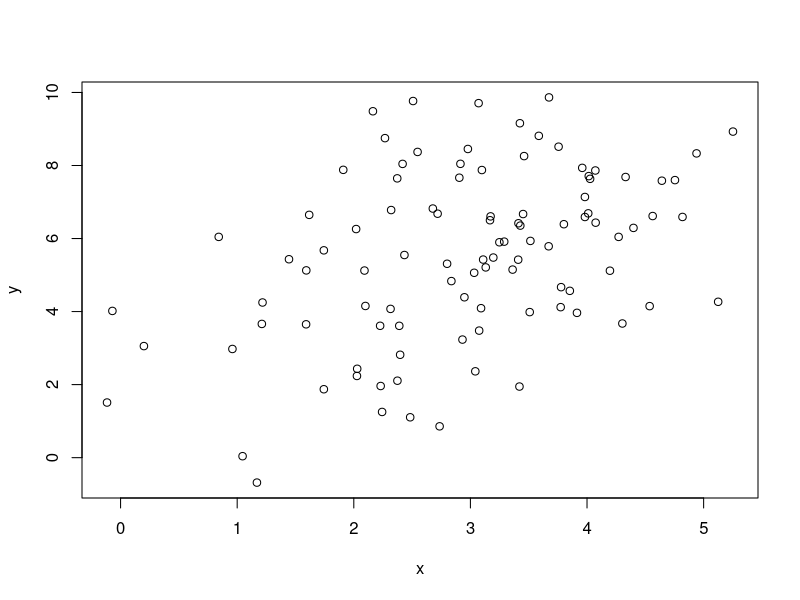
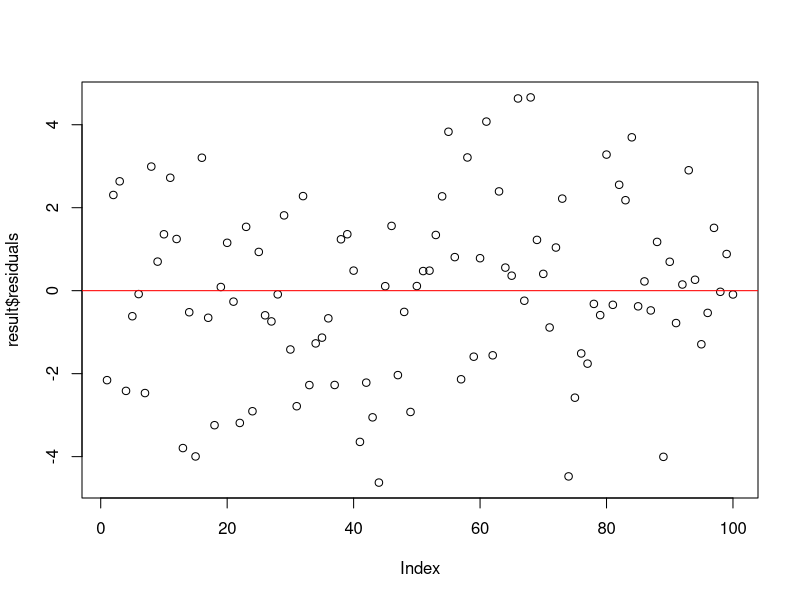
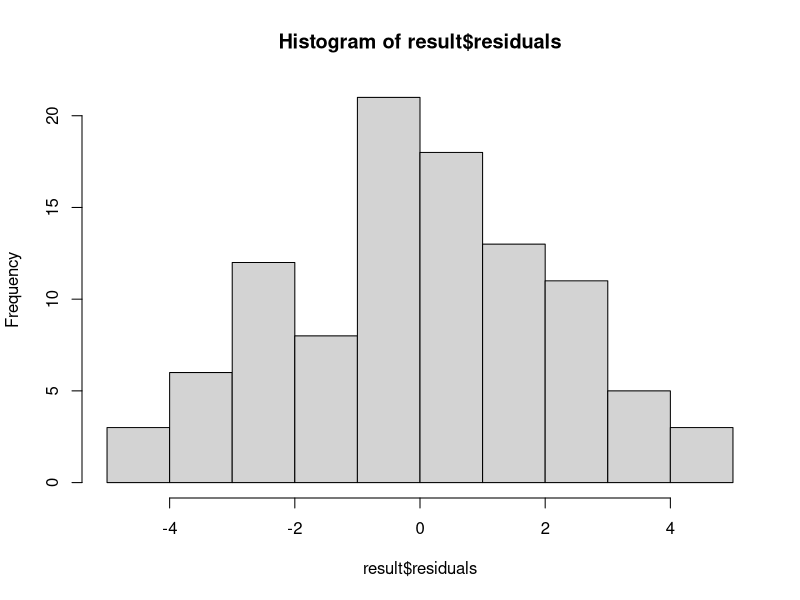
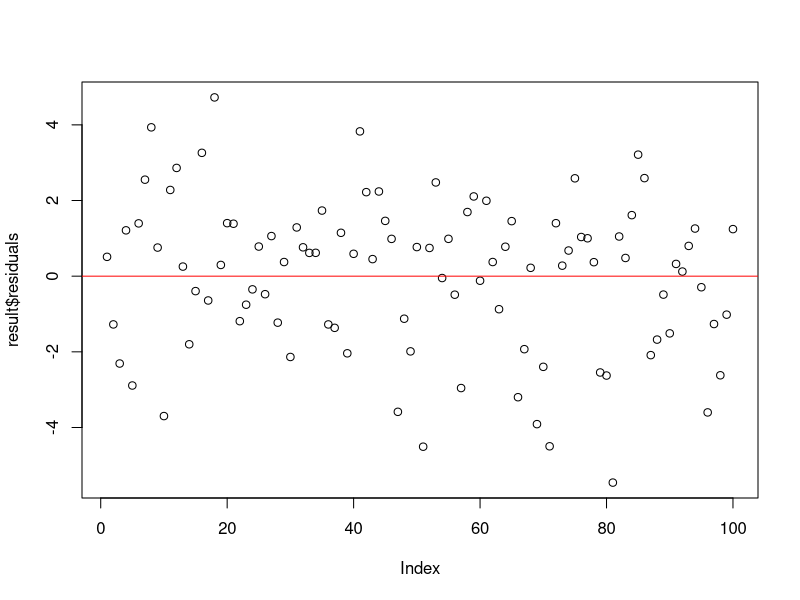
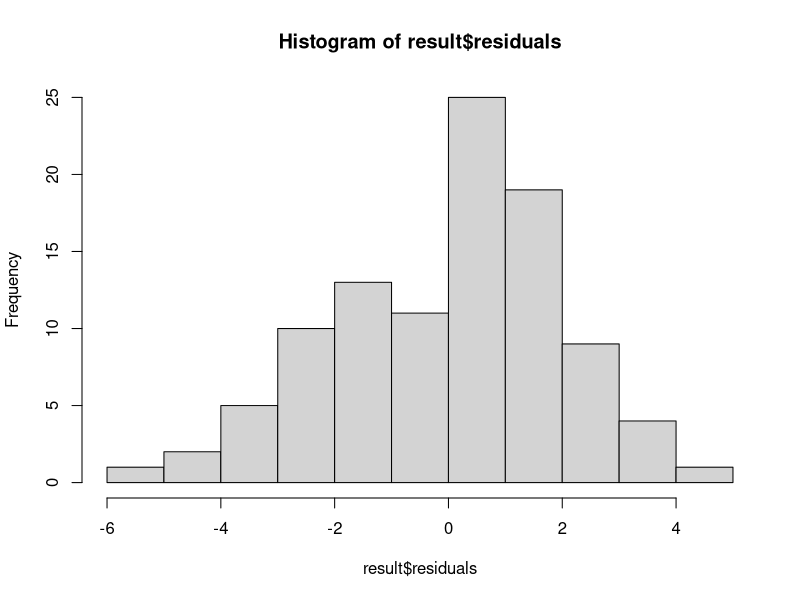

These figures' R source, in order:
## ---- chunk 1
knitr::opts_chunk$set(echo = TRUE)
## ---- chunk 2
x = rnorm(100, mean=3, sd=1)
error = rnorm(100, mean=0, sd=2)
y = 2.1+1.25*x+error

data=data.frame(cbind(x,y))
data
plot(data)
## ---- chunk 3
result = lm(data$y~data$x)
summary(result)
## ---- chunk 4
plot(result$residuals)
abline(a=0,b=0, col="red")

hist(result$residuals)
## ---- chunk 5
shapiro.test(result$residuals)
## ---- chunk 6
x_new = 0.7
y_new = result$coefficients[1]+result$coefficients[2]*x_new
y_new
## ---- chunk 7
x = rnorm(100, mean=0, sd=1)
y = 2.1+1.25*x^2+error
data=data.frame(cbind(x,y))
result = lm(data$y~data$x)
summary(result)
## ---- chunk 8
x1 = rnorm(100, mean=3, sd=1)
x2 = rnorm(100, mean=2.5, sd=2.1)

error = rnorm(100, mean=0, sd=2)
y = 2.1 + 1.25*x1 - 3*x2 + error
data=data.frame(cbind(y,x1,x2))
## ---- chunk 9
result = lm(y~x1+x2,data=data)
summary(result)
## ---- chunk 10
plot(result$residuals)
abline(a=0,b=0, col="red")

hist(result$residuals)
## ---- chunk 11
shapiro.test(result$residuals)
## ---- chunk 12
age <- round(runif(100, 18, 80))
log_odds = -2.2 + 0.02*age
p = 1/(1 + exp(-log_odds))
y <- rbinom(n = 100, size = 1, prob = p)
## ---- chunk 13
mod <- glm(y ~ age, family = "binomial")
summary(mod)
